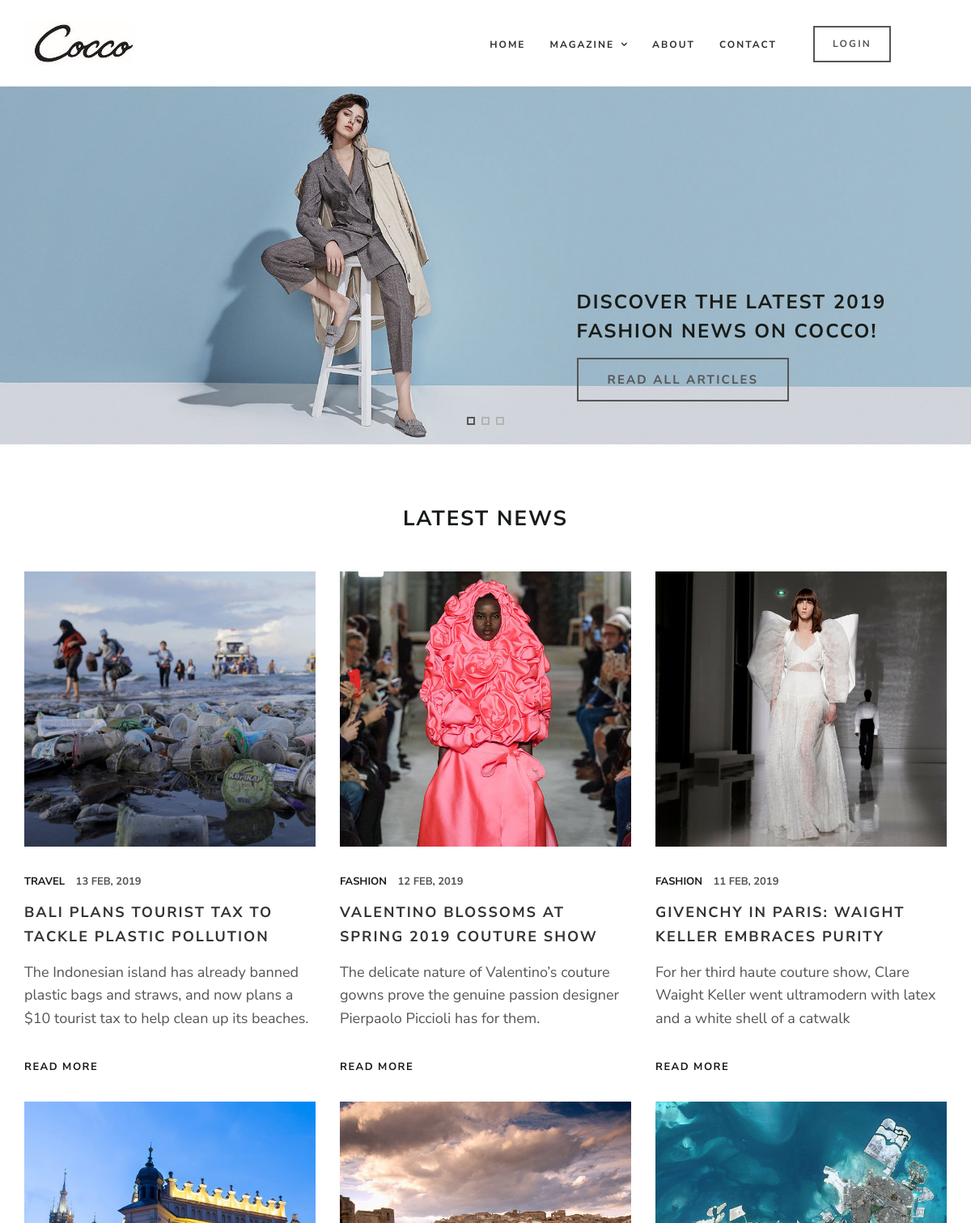
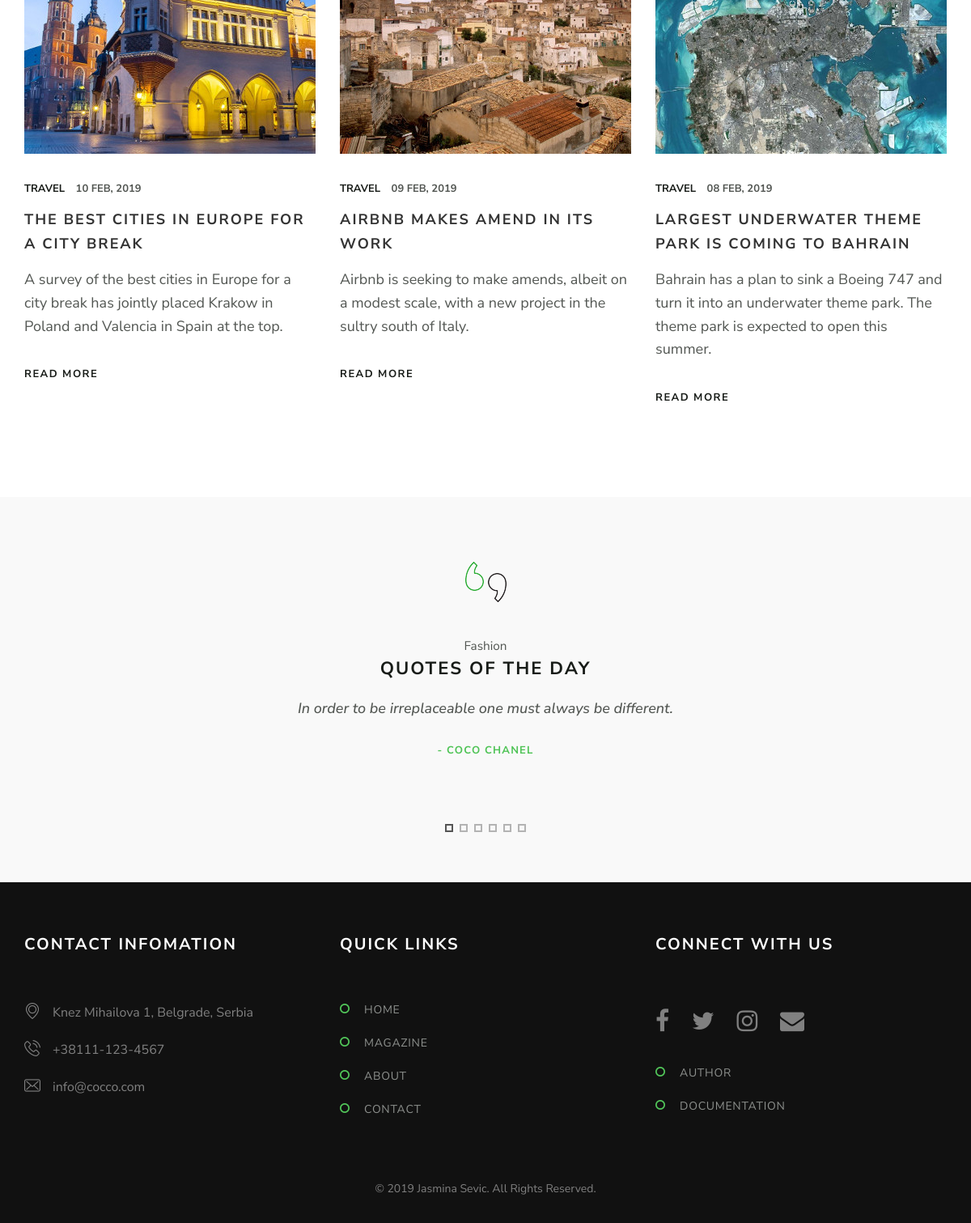
The page / on the database its author committed (2 pictures, top to bottom).
### tables this page shows
CREATE TABLE `navigation` (
  `id_link` int(11) NOT NULL,
  `link_title` varchar(200) NOT NULL,
  `path` varchar(200) NOT NULL,
  `parent` int(11) NOT NULL,
  `level` int(11) NOT NULL
);

CREATE TABLE `main_slider` (
  `id_slider` int(11) NOT NULL,
  `title` varchar(150) NOT NULL,
  `category_id` int(11) NOT NULL,
  `image_id` int(11) NOT NULL
);

CREATE TABLE `images` (
  `id_image` int(11) NOT NULL,
  `alt` varchar(150) NOT NULL,
  `image_path` varchar(150) NOT NULL,
  `small_image_path` varchar(150) NOT NULL
);

CREATE TABLE `posts` (
  `id_post` int(11) NOT NULL,
  `post_title` varchar(150) NOT NULL,
  `post_text` text NOT NULL,
  `summary` text NOT NULL,
  `publishing_date` timestamp NOT NULL DEFAULT CURRENT_TIMESTAMP ON UPDATE CURRENT_TIMESTAMP,
  `user_id` int(11) NOT NULL,
  `category_id` int(11) NOT NULL,
  `image_id` int(11) NOT NULL
);

CREATE TABLE `categories` (
  `id_category` int(11) NOT NULL,
  `category_title` varchar(30) NOT NULL
);

CREATE TABLE `quotes` (
  `id_quote` int(11) NOT NULL,
  `quote_text` text NOT NULL,
  `author` varchar(100) NOT NULL,
  `category_id` int(11) NOT NULL
);

### php/connection.php (called while the page is built)
<?php
    $host = getenv("HOST");
    $database = getenv("DATABASE");
    $username = getenv("USERNAME");
    $password = getenv("PASSWORD");
    try{
        $conn = new PDO("mysql:host=$host;dbname=$database;charset=utf8", $username, $password);
        $conn->setAttribute(PDO::ATTR_ERRMODE, PDO::ERRMODE_EXCEPTION);
        $conn->setAttribute(PDO::ATTR_DEFAULT_FETCH_MODE, PDO::FETCH_OBJ);
    }
    catch(PDOEXCEPTIONS $e){
        echo $e->getMessage();
    }
    function executeQuery($upit){
        global $conn;
        $result = $conn->query($upit)->fetchAll();
        return $result;
    }

### views/main.php (the view)
<div class="slider">
    <div class="owl-carousel slider">
    <?php $slider_details = executeQuery("SELECT * FROM main_slider
    INNER JOIN categories ON category_id = id_category
    INNER JOIN images ON image_id = id_image");
        foreach($slider_details as $slider):
    ?>
        <div class="item">
            <div class="slider-img">
                <img src="<?= $slider->image_path; ?>" alt="<?= $slider->alt ?>">
            </div>
            <div class="container">
                <div class="row">
                    <div class="col-lg-7 col-md-7 col-sm-12  col-xs-12"></div>
                    <div class="col-lg-5 col-md-5 col-sm-12  col-xs-12">
                        <div class="slider-captions">
                            <h1 class="slider-title"><?= $slider->title ?></h1>
                            <a href="index.php?page=blog_listing" class="btn btn-default btn-lg hidden-sm hidden-xs">Read all articles</a>
                        </div>
                    </div>
                </div>
            </div>
        </div>
        <?php endforeach;?>
    </div>
</div>
<div class="space-medium">
    <div class="container">
        <div class="row">
            <div class="col-lg-12 col-md-12 col-sm-12 col-xs-12">
                <div class="section-title">
                    <h1>Latest News</h1>
                </div>
            </div>
        </div>
        <div class="row">
            <?php $articles = executeQuery("SELECT * FROM posts
            INNER JOIN categories ON category_id = id_category
            INNER JOIN images ON image_id = id_image
            INNER JOIN users ON user_id = id_user
            ORDER BY publishing_date DESC LIMIT 6");
                foreach($articles as $article):
            ?>
            <div class="col-lg-4 col-md-4 col-sm-4 col-xs-12">
                <div class="post-block">
                    <div class="post-img">
                        <a href="index.php?page=single_blog&id=<?= $article->id_post; ?>" class="imghover">
                            <img src="<?= $article->small_image_path?>" alt="<?= $article->alt?>" class="img-responsive">
                        </a>
                    </div>
                    <div class="post-content">
                        <div class="meta">
                            <span class="meta-categories">
                                <a href="index.php?page=blog_listing&id_category=<?= $article->id_category; ?>"><?= $article->category_title?></a>
                            </span>
                            <span class="meta-date">
                                <?php $publishing_date_time=explode(" ", $article->publishing_date);
                                    $publishing_date = explode("-", $publishing_date_time[0]);
                                    $publishing_time = explode(":", $publishing_date_time[1]);
                                    $timestamp = mktime($publishing_time[0], $publishing_time[1], $publishing_time[2], $publishing_date[1], $publishing_date[2], $publishing_date[0]);
                                    echo date("d M, Y", $timestamp);
                                ?>
                            </span>
                        </div>
                        <h4>
                            <a href="index.php?page=single_blog&id=<?= $article->id_post; ?>" class="title"><?= $article->post_title?></a>
                        </h4>
                        <p><?= $article->summary?></p>
                        <a href="index.php?page=single_blog&id=<?= $article->id_post; ?>" class="btn-link">read more</a>
                    </div>
                </div>
            </div>
                <?php endforeach;?>
        </div>
    </div>
</div>
<div class="space-medium bg-light">
    <div class="container">
        <div class="testimonial-carousel">
            <div class="owl-carousel slider">
                <?php $quotes = executeQuery("SELECT * FROM quotes INNER JOIN categories ON category_id=id_category");
                    foreach($quotes as $quote):
                ?>
                <div class="item">
                    <div class="col-lg-offset-3 col-lg-6 col-md-offset-3 col-md-6 col-sm-12 col-xs-12">
                        <div class="">
                            <div class="testimonial-content">
                                <div class="testimonial-icon">
                                    <img src="./images/quote.png" alt="">
                                </div>
                                <span><small><?= $quote->category_title?></small></span>
                                <h2>Quotes of the day</h2>
                                <p class="testimonial-text"><?= $quote->quote_text?></p>
                                <div class="testimonial-meta">
                                    <span>- <?= $quote->author?></span>
                                </div>
                            </div>
                        </div>
                    </div>
                </div>
                    <?php endforeach; ?>
            </div>
        </div>
    </div>
</div>

### views/head.php (shortened to what this page needs)
<!DOCTYPE html>
<html lang="en">
<head>
    <link rel="stylesheet" href="https://maxcdn.bootstrapcdn.com/font-awesome/4.7.0/css/font-awesome.min.css">
    <link rel="stylesheet" href="https://maxcdn.bootstrapcdn.com/bootstrap/3.3.7/css/bootstrap.min.css">
    <link href="css/bootstrap.min.css" rel="stylesheet">
    <link href="css/style.css" rel="stylesheet">
    <link href="css/owl.carousel.min.css" rel="stylesheet">
    <link href="css/owl.theme.default.css" rel="stylesheet">
    <link rel="stylesheet" type="text/css" href="css/fontello.css">
    <link href="css/font-awesome.min.css" rel="stylesheet">
</head>

### views/nav.php
<body>
    <div class="header-wrapper">
        <div class="container">
            <div class="row">
                <div class="col-lg-2 col-md-2 col-sm-12 col-xs-12">
                    <a href="index.php">
                        <img src="./images/cocco-logo.jpg" alt="cocco logo">
                    </a>
                </div>
                <div class="col-lg-8 col-md-10 col-sm-12 col-xs-12">
                    <div class="navigation">
                        <div id="navigation">
                        <?php echo build_menu($novi); ?>
                        </div>
                    </div>
                </div>
                <div class="col-lg-2 hidden-md hidden-sm hidden-xs">
                    <?php
                        if(isset($_SESSION['user'])):
                    ?>
                        <div class="header-btn">
                            <a href="php/logout.php"  class="btn btn-default">Logout</a>
                        </div>
                    <?php else: ?>
                        <div class="header-btn">
                            <a href="index.php?page=login" class="btn btn-default">Login</a>
                        </div>
                    <?php endif; ?>
                </div>
            </div>
        </div>
    </div>

### php/menu_builder.php
<?php
    $upit = "SELECT * FROM navigation n";
    $res = executeQuery($upit);
    $novi = array();
    foreach ($res as $r) {
        $novi[] = array("id" => intval($r->id_link),
            "title" => $r->link_title,
            "parent_id" => $r->parent,
            "path" => $r->path,
            "id_link" => $r->id_link,
            );
        }
    function has_children($rows, $id){
        foreach ($rows as $row) {
            if ($row['parent_id'] == $id) {
                return true;
            }
        }
        return false;
    }
    function build_menu($rows, $parent = 0){
        $result = "<ul>";
        foreach ($rows as $row) {
            if ($row['parent_id'] == $parent) {
                $result .= "<li><a href='" . $row['path'] . "'>"
                    . $row['title'] . "</a>";
                    if (has_children($rows, $row['id'])) {
                        $result .= build_menu($rows, $row['id']);
                        }
                $result .= "</li>";
                    }
                }
            $result .= "</ul>";
        return $result;
    }
    function build_menu_without_childern($rows, $parent = 0){
        $result = "<ul class='angle angle-right'>";
        foreach ($rows as $row) {
            if ($row['parent_id'] == $parent) {
                $result .= "<li><a href='" . $row['path'] . "'>"
                        . $row['title'] . "</a>";
                $result .= "</li>";
                }
            }
        $result .= "</ul>";
    return $result;
    }

### index.php (shortened to what this page needs)
<?php
include "php/connection.php";
$page="";
include "views/head.php";
include "php/menu_builder.php";
include "views/nav.php";
switch($page){
    default:
        include "views/main.php";
        break;
}
include "views/footer.php";

### views/footer.php (shortened to what this page needs)
 <div class="footer">
        <div class="container">
            <div class="row">
                <div class="col-lg-4 col-md-4 col-sm-4 col-xs-12 ">
                    <div class="footer-widget">
                        <h3 class="footer-title">Contact Infomation</h3>
                        <div class="">
                            <ul>
                                <li>
                                    <i class="icon-placeholder"></i>Knez Mihailova 1, Belgrade, Serbia</li>
                                <li>
                                    <i class="icon-phone-call"></i>+38111-123-4567</li>
                                <li>
                                <i class="icon-envelope"></i>info@cocco.com</li>
                            </ul>
                        </div>
                    </div>
                </div>
                <div class=" col-lg-4 col-md-4 col-sm-4 col-xs-12">
                    <div class="footer-widget">
                        <h3 class="footer-title">Quick Links</h3>
                        <?php echo build_menu_without_childern($novi, $parent = 0); ?>
                    </div>
                </div>
                <div class=" col-lg-4 col-md-4 col-sm-4 col-xs-12">
                    <div class="footer-widget">
                        <h3 class="footer-title">Connect with us</h3>
                        <p class="social">
                            <a href="#" class="facebook external" data-animate-hover="shake">
                                <i class="fa fa-facebook"></i>
                            </a>
                            <a href="#" class="twitter external" data-animate-hover="shake">
                                <i class="fa fa-twitter"></i>
                            </a>
                            <a href="#" class="instagram external" data-animate-hover="shake">
                                <i class="fa fa-instagram"></i>
                            </a>
                            <a href="mailto:info@cocco.com" class="email external" data-animate-hover="shake">
                                <i class="fa fa-envelope"></i>
                            </a>
                        </p>
                        <ul class="angle angle-right">
                            <li>
                                <a href="index.php?page=about_author&id_user=1">Author </a>
                            </li>
                            <li>
                                <a href="cocco-documentation.pdf" target="_blank">Documentation </a>
                            </li>
                        </ul>
                    </div>
                </div>
                <div class="col-lg-12 col-md-12 col-sm-12 col-xs-12">
                    <div class="tiny-footer">
                        <p>&copy; 2019 Jasmina Sevic. All Rights Reserved.</p>
                    </div>
                </div>
            </div>
        </div>
    </div>
</body>
</html>

### rows shown on the page
navigation: link_title "HOME"
navigation: link_title "MAGAZINE"
navigation: link_title "ABOUT"
navigation: link_title "CONTACT"
main_slider: image.image_path (picture), title "DISCOVER THE LATEST 2019 FASHION NEWS ON COCCO!"
posts: image.small_image_path (picture), category.category_title "TRAVEL", publishing_date "13 FEB, 2019", post_title "BALI PLANS TOURIST TAX TO TACKLE PLASTIC POLLUTION", summary "The Indonesian island has already banned plastic bags and straws, and now plans a $10 tourist tax to help clean up its beaches."
posts: image.small_image_path (picture), category.category_title "FASHION", publishing_date "12 FEB, 2019", post_title "VALENTINO BLOSSOMS AT SPRING 2019 COUTURE SHOW", summary "The delicate nature of Valentino’s couture gowns prove the genuine passion designer Pierpaolo Piccioli has for them."
posts: image.small_image_path (picture), category.category_title "FASHION", publishing_date "11 FEB, 2019", post_title "GIVENCHY IN PARIS: WAIGHT KELLER EMBRACES PURITY", summary "For her third haute couture show, Clare Waight Keller went ultramodern with latex and a white shell of a catwalk"
posts: image.small_image_path (picture), category.category_title "TRAVEL", publishing_date "10 FEB, 2019", post_title "THE BEST CITIES IN EUROPE FOR A CITY BREAK", summary "A survey of the best cities in Europe for a city break has jointly placed Krakow in Poland and Valencia in Spain at the top."
posts: image.small_image_path (picture), category.category_title "TRAVEL", publishing_date "09 FEB, 2019", post_title "AIRBNB MAKES AMEND IN ITS WORK", summary "Airbnb is seeking to make amends, albeit on a modest scale, with a new project in the sultry south of Italy."
posts: image.small_image_path (picture), category.category_title "TRAVEL", publishing_date "08 FEB, 2019", post_title "LARGEST UNDERWATER THEME PARK IS COMING TO BAHRAIN", summary "Bahrain has a plan to sink a Boeing 747 and turn it into an underwater theme park. The theme park is expected to open this summer."
quotes: category.category_title "Fashion", quote_text "In order to be irreplaceable one must always be different.", author "COCO CHANEL"
